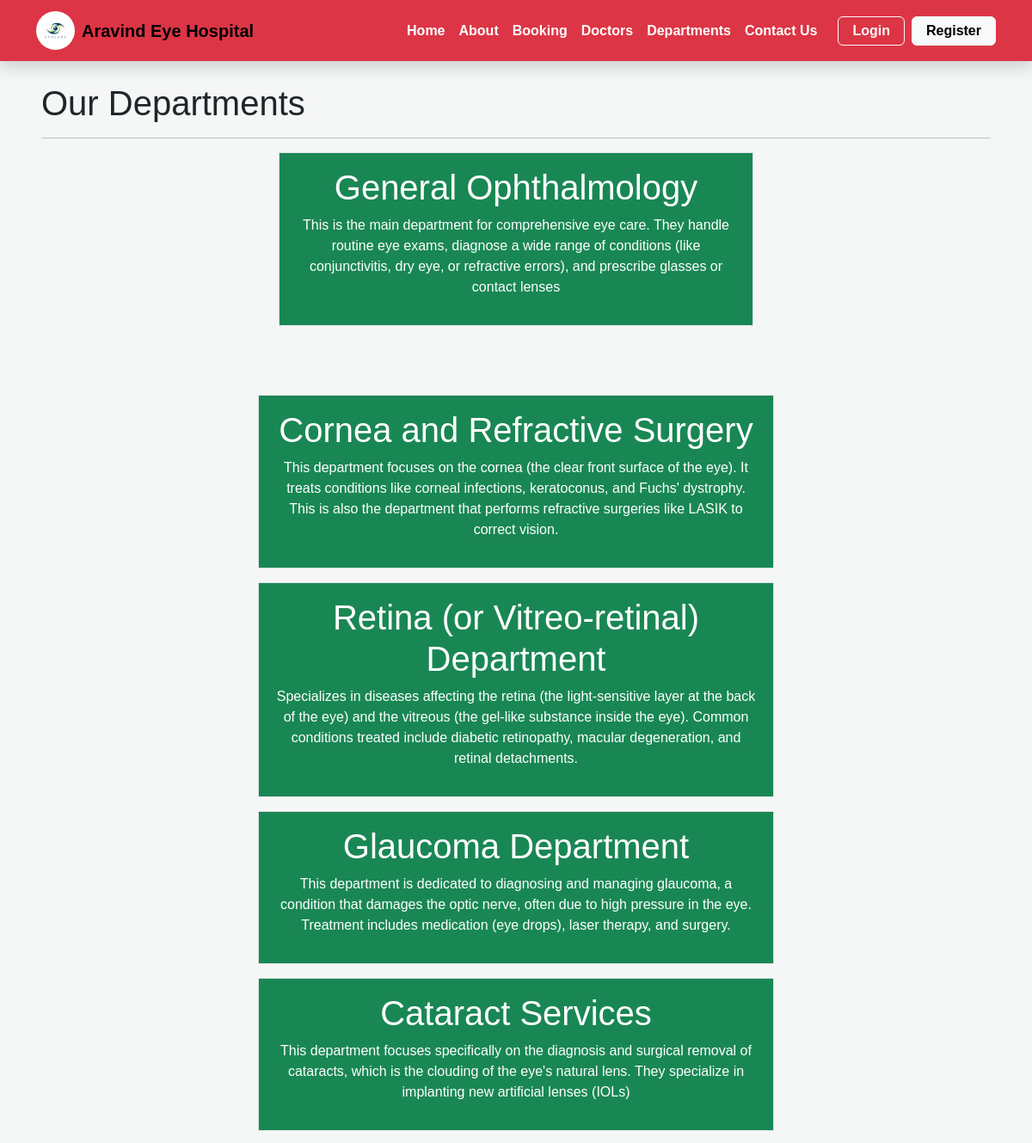
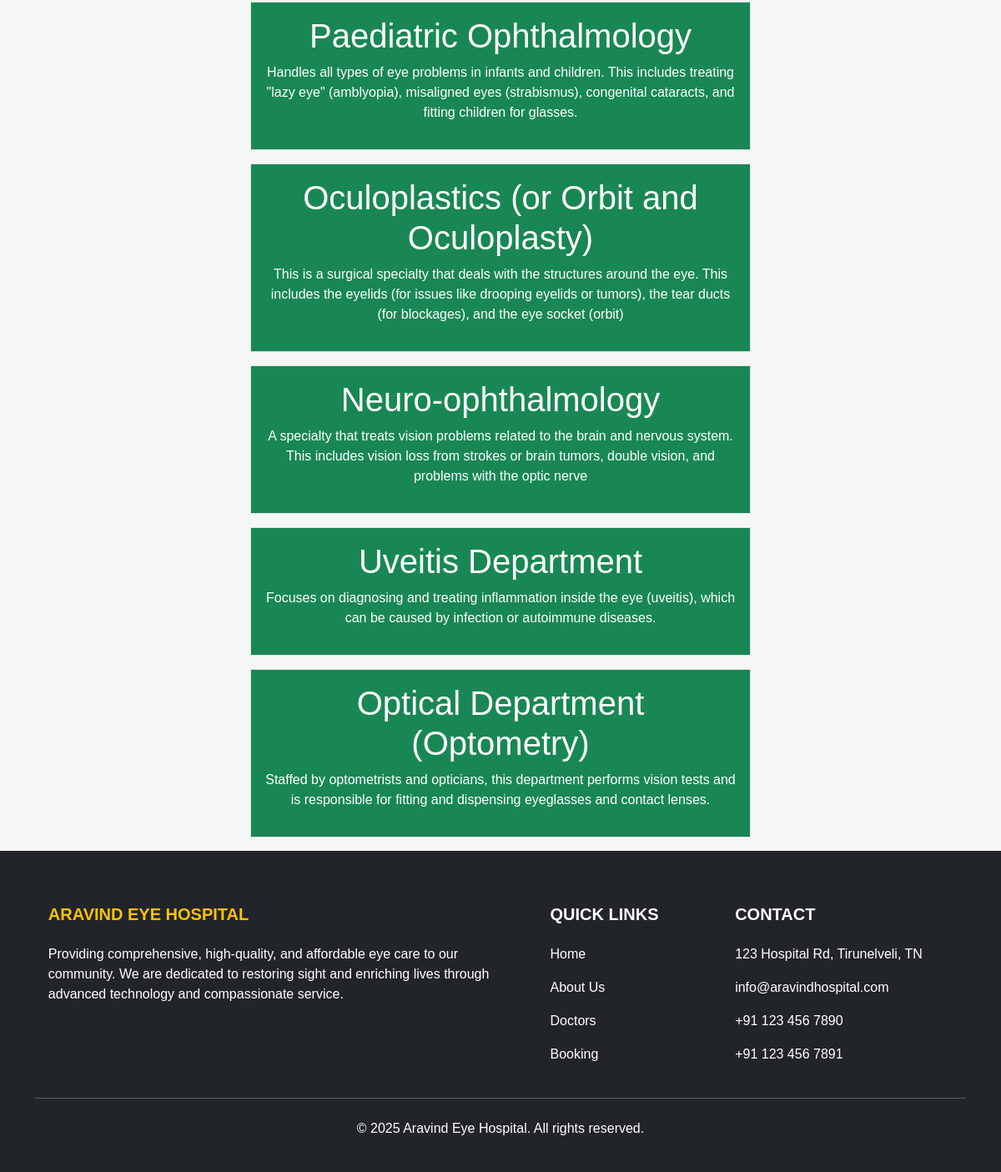
Page /department/ on the committed database (2 pictures, top to bottom).
### home/models.py (models this page shows, shortened)
class Department(models.Model):
    dep_name = models.CharField(max_length=100)
    dep_description = models.TextField()

### home/views.py (the view)
# urls.py: path('department/', views.department, name='department'),
def department(request):
    dict_dept={
        'dept':Department.objects.all()
    }
    return render(request,'department.html',dict_dept)

### templates/department.html (shortened to what this page needs)
{% extends "base.html" %}
{% block content%}
<div class="p-5">
<h1>Our Departments</h1>
<hr>
{% for d in dept  %}
<div class="mx-auto w-50 bg-success text-center text-white p-3 my-3 border border border-warning-rouded">
    <h1>{{d.dep_name}}</h1>
    <p>{{d.dep_description}}</p>
</div>
</div>
{% endfor %}
{% endblock %}

### static/css/style.css (style rules this page uses)
body { font-family: Arial, sans-serif; background-color: #f4f7f6; margin: 0; }

### rows in the picture
Department: dep_name "General Ophthalmology", dep_description "This is the main department for comprehensive eye care. They handle routine eye exams, diagnose a wide range of conditions (like conjunctivitis, dry eye, or refractive errors), and prescribe glasses or contact lenses"
Department: dep_name "Cornea and Refractive Surgery", dep_description "This department focuses on the cornea (the clear front surface of the eye). It treats conditions like corneal infections, keratoconus, and Fuchs' dystrophy. This is also the department that performs refractive surgeries like LASIK to correct vision."
Department: dep_name "Retina (or Vitreo-retinal) Department", dep_description "Specializes in diseases affecting the retina (the light-sensitive layer at the back of the eye) and the vitreous (the gel-like substance inside the eye). Common conditions treated include diabetic retinopathy, macular degeneration, and retinal detachments."
Department: dep_name "Glaucoma Department", dep_description "This department is dedicated to diagnosing and managing glaucoma, a condition that damages the optic nerve, often due to high pressure in the eye. Treatment includes medication (eye drops), laser therapy, and surgery."
Department: dep_name "Cataract Services", dep_description "This department focuses specifically on the diagnosis and surgical removal of cataracts, which is the clouding of the eye's natural lens. They specialize in implanting new artificial lenses (IOLs)"
Department: dep_name "Paediatric Ophthalmology", dep_description "Handles all types of eye problems in infants and children. This includes treating \"lazy eye\" (amblyopia), misaligned eyes (strabismus), congenital cataracts, and fitting children for glasses."
Department: dep_name "Oculoplastics (or Orbit and Oculoplasty)", dep_description "This is a surgical specialty that deals with the structures around the eye. This includes the eyelids (for issues like drooping eyelids or tumors), the tear ducts (for blockages), and the eye socket (orbit)"
Department: dep_name "Neuro-ophthalmology", dep_description "A specialty that treats vision problems related to the brain and nervous system. This includes vision loss from strokes or brain tumors, double vision, and problems with the optic nerve"
Department: dep_name "Uveitis Department", dep_description "Focuses on diagnosing and treating inflammation inside the eye (uveitis), which can be caused by infection or autoimmune diseases."
Department: dep_name "Optical Department (Optometry)", dep_description "Staffed by optometrists and opticians, this department performs vision tests and is responsible for fitting and dispensing eyeglasses and contact lenses."
